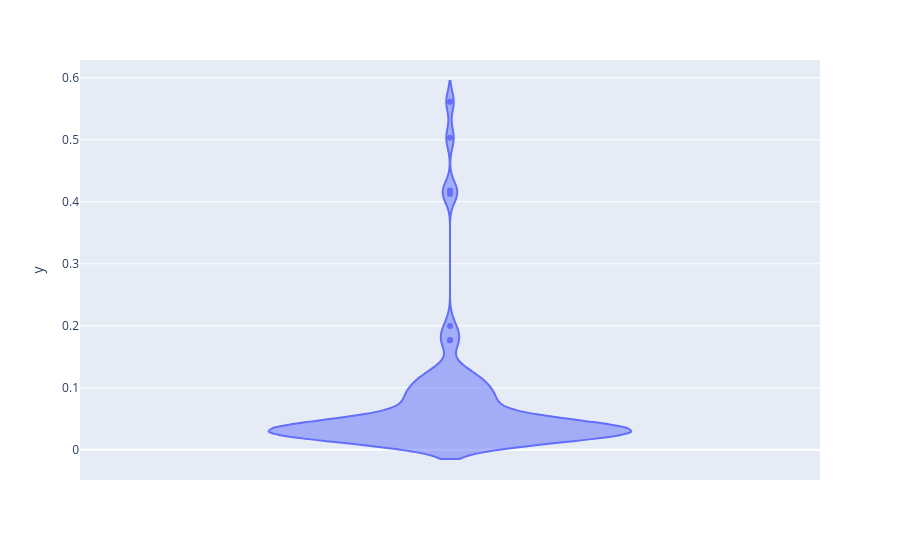

Here is the notebook cell this chart was saved with:
### Code cell
px.violin(y=y_pred_probs)

### Figure 1 — Plotly figure (JSON) as saved in the notebook; plotly's stock layout.template omitted (floating-point values rounded to 4 significant figures)
{"data": [{"alignmentgroup": "True", "box": {"visible": false}, "hovertemplate": "y=%{y}<extra></extra>", "legendgroup": "", "marker": {"color": "#636efa"}, "name": "", "offsetgroup": "", "orientation": "v", "scalegroup": "True", "showlegend": false, "type": "violin", "x0": " ", "xaxis": "x", "y": [0.02143, 0.03561, 0.02822, 0.4184, 0.04023, 0.01872, 0.02665, 0.05642, 0.06761, 0.03026, 0.08544, 0.02665, 0.1098, 0.5613, 0.06847, 0.036, 0.1767, 0.09074, 0.02104, 0.02104, 0.09009, 0.02849, 0.01957, 0.02119, 0.04248, 0.09484, 0.07594, 0.01907, 0.03026, 0.113, 0.4124, 0.01872, 0.02891, 0.03176, 0.03943, 0.04212, 0.02665, 0.1995, 0.02143, 0.01872, 0.08923, 0.02238, 0.1301, 0.01872, 0.02911, 0.03766, 0.06797, 0.03014, 0.04129, 0.0264, 0.03858, 0.02104, 0.03965, 0.027, 0.07583, 0.1026, 0.03541, 0.03878, 0.03241, 0.02104, 0.07185, 0.04325, 0.5031, 0.03561, 0.01872, 0.03658, 0.1226, 0.05412, 0.02104, 0.1121, 0.09424, 0.04023, 0.03498, 0.03378, 0.03999, 0.1203, 0.1767, 0.03106, 0.03323, 0.03201, 0.03229], "y0": " ", "yaxis": "y"}], "layout": {"legend": {"tracegroupgap": 0}, "margin": {"t": 60}, "violinmode": "group", "xaxis": {"anchor": "y", "domain": [0, 1]}, "yaxis": {"anchor": "x", "domain": [0, 1], "title": {"text": "y"}}}}
